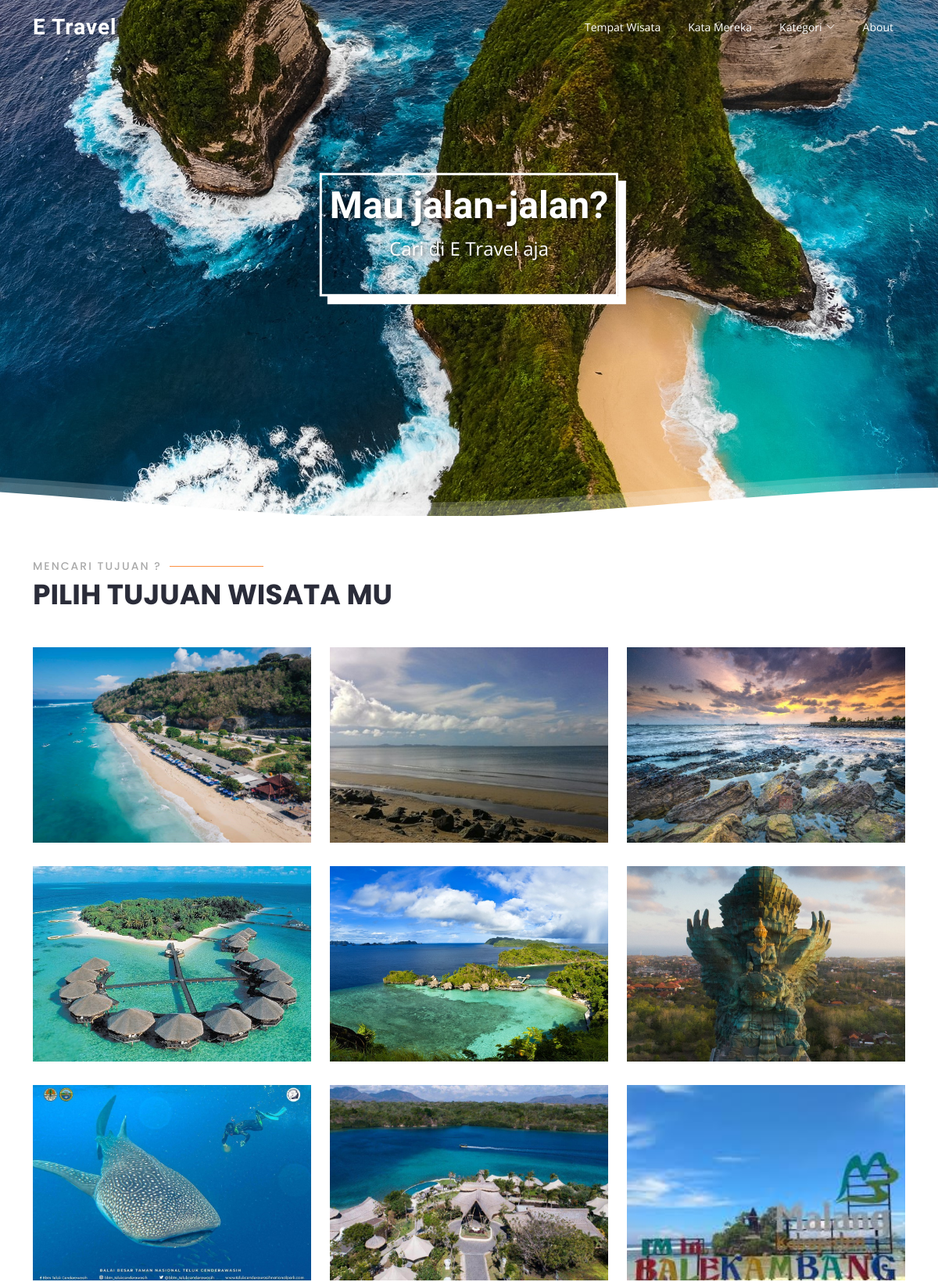
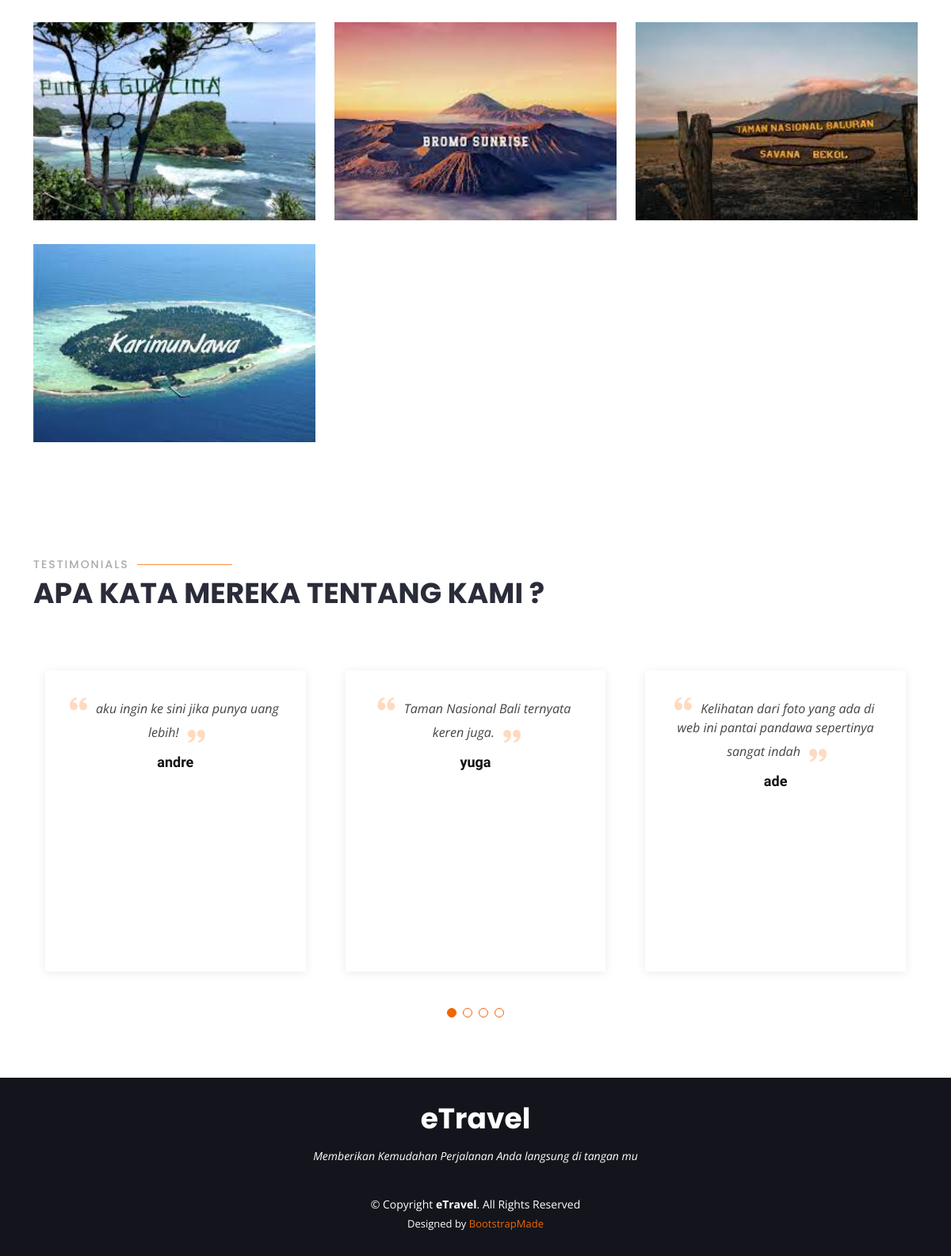
The page / on the database its author committed (2 pictures, top to bottom).
### tables this page shows
CREATE TABLE `tempat_wisata` (
  `id_tempat_wisata` int(11) NOT NULL,
  `name_tw` varchar(255) NOT NULL,
  `deskripsi` text NOT NULL,
  `image_tw` varchar(255) NOT NULL,
  `id_daerah_wisata` int(11) NOT NULL,
  `id_kategori` int(11) NOT NULL
);

CREATE TABLE `komentar` (
  `id_komentar` int(11) NOT NULL,
  `komentar` text NOT NULL,
  `name_user` varchar(100) NOT NULL,
  `id_tempat_wisata` int(11) NOT NULL
);

### public/index.php (the view, shortened to what this page needs)
<!DOCTYPE html>
<html lang="en">
<head>
  <link href="assets/vendor/animate.css/animate.min.css" rel="stylesheet">
  <link href="assets/vendor/aos/aos.css" rel="stylesheet">
  <link href="assets/vendor/bootstrap/css/bootstrap.min.css" rel="stylesheet">
  <link href="assets/vendor/bootstrap-icons/bootstrap-icons.css" rel="stylesheet">
  <link href="assets/vendor/boxicons/css/boxicons.min.css" rel="stylesheet">
  <link href="assets/vendor/glightbox/css/glightbox.min.css" rel="stylesheet">
  <link href="assets/vendor/remixicon/remixicon.css" rel="stylesheet">
  <link href="assets/vendor/swiper/swiper-bundle.min.css" rel="stylesheet">
  <link href="assets/css/style.css" rel="stylesheet">
</head>
<body>
  <header id="header" class="fixed-top d-flex align-items-center  header-transparent ">
    <div class="container d-flex align-items-center justify-content-between">
      <div class="logo">
        <h1><a href="index.php">E Travel</a></h1>
      </div>
      <nav id="navbar" class="navbar">
        <ul>
          <li><a class="nav-link scrollto active" href="#portfolio">Tempat Wisata</a></li>
          <li><a class="nav-link scrollto" href="#testimonials">Kata Mereka</a></li>
          <li class="dropdown"><a href="#"><span>Kategori</span> <i class="bi bi-chevron-down"></i></a>
          </li>
          <li><a class="nav-link scrollto" href="about.php">About</a></li>
        </ul>
      </nav>
    </div>
  </header>
  <section id="hero" class="d-flex flex-column justify-content-end align-items-center">
    <div id="heroCarousel" data-bs-interval="5000" class="container carousel carousel-fade" data-bs-ride="carousel">
      <div id="carouselExampleAutoplaying" class="carousel slide" data-bs-ride="carousel">
        <div class="carousel-inner">
          <div class="carousel-item active" style="margin-top: 100px; height: 500px;"></div>
        </div>
        <div class="text-center" style="position: absolute; top: 50%; left: 50%; transform: translate(-50%, -50%); box-shadow: 10px 10px white; border:3px solid white; padding:10px;">
          <h1 style="font-size: 48px; text-shadow: 2px 2px 4px rgba(0, 0, 0, 0.5); color: #fff; font-weight: bold; line-height: 1.2;">Mau jalan-jalan?</h1>
          <p style="font-size: 24px; text-shadow: 2px 2px 4px rgba(0, 0, 0, 0.5); color: #fff;">Cari di E Travel aja</p>
        </div>
      </div>
    </div>
  </section>
  <main id="main">
    <section id="portfolio" class="portfolio">
      <div class="container">
        <div class="section-title" data-aos="zoom-out">
          <h2>Mencari Tujuan ?</h2>
          <p>Pilih Tujuan Wisata Mu </p>
        </div>
        <div class="row portfolio-container" data-aos="fade-up">
          <?php
          include "../config/config.php";
          $data = mysqli_query($host, "SELECT `tw`.`id_tempat_wisata`, `tw`.`name_tw`, `tw`.`deskripsi`, `tw`.`image_tw`, `dw`.`name_dw`, `ka`.`name_kategori` FROM ( (`tempat_wisata` AS `tw`
            JOIN `daerah_wisata` AS `dw` ON `tw`.`id_daerah_wisata` = `dw`.`id_daerah_wisata`)
            JOIN `kategori` AS `ka` ON `tw`.`id_kategori` = `ka`.`id_kategori`)");
          while ($d = mysqli_fetch_array($data)) {
          ?>
            <div class="col-lg-4 col-md-6 portfolio-item filter-card">
              <div class="portfolio-img"><img src="../admin/assets/img/<?php echo $d["image_tw"]; ?>" class="img-fluid" alt="image"></div>
            </div>
          <?php
          }
          ?>
        </div>
      </div>
    </section>
    <section id="testimonials" class="testimonials">
      <div class="container">
        <div class="section-title" data-aos="zoom-out">
          <h2>Testimonials</h2>
          <p>Apa Kata Mereka Tentang Kami ?</p>
        </div>
        <div class="testimonials-slider swiper" data-aos="fade-up" data-aos-delay="100">
          <div class="swiper-wrapper">
            <?php
                  include "../config/config.php";
                  $data = mysqli_query($host, "SELECT * FROM `komentar` ORDER BY  `id_komentar` DESC ");
                  while ($d = mysqli_fetch_array($data)) {
                  ?>
            <div class="swiper-slide">
              <div class="testimonial-item">
                <p>
                  <i class="bx bxs-quote-alt-left quote-icon-left"></i>
                  <?php echo $d['komentar']; ?>
                  <i class="bx bxs-quote-alt-right quote-icon-right"></i>
                </p>
                <h3><?php echo $d["name_user"];?></h3>
              </div>
            </div>
            <?php }?>
          </div>
          <div class="swiper-pagination"></div>
        </div>
      </div>
    </section>
    <footer id="footer">
      <div class="container">
        <h3>eTravel</h3>
        <p>Memberikan Kemudahan Perjalanan Anda langsung di tangan mu</p>
        <div class="copyright">
          &copy; Copyright <strong><span>eTravel</span></strong>. All Rights Reserved
        </div>
        <div class="credits">
          Designed by <a href="https://bootstrapmade.com/">BootstrapMade</a>
        </div>
      </div>
    </footer>
</body>
</html>

### public/assets/css/style.css (style rules this page uses)
body { font-family: "Open Sans", sans-serif; color: #444444; }
a { color: #ef6603; text-decoration: none; }
h1, h2, h3, h4, h5, h6 { font-family: "Raleway", sans-serif; }
#header { height: 70px; transition: all 0.5s; z-index: 997; transition: all 0.5s; background: rgba(42, 44, 57, 0.9); }
#header.header-transparent { background: transparent; }
#header .logo h1 { font-size: 28px; margin: 0; padding: 0; line-height: 1; font-weight: 700; letter-spacing: 1px; }
#header .logo h1 a, #header .logo h1 a:hover { color: #fff; text-decoration: none; }
.navbar { padding: 0; }
.navbar ul { margin: 0; padding: 0; display: flex; list-style: none; align-items: center; }
.navbar li { position: relative; }
.navbar a, .navbar a:focus { display: flex; align-items: center; justify-content: space-between; padding: 5px 15px 7px 15px; margin-left: 5px; font-size: 14px; color: #fff; white-space: nowrap; transition: 0.3s; border-radius: 50px; }
.navbar a i, .navbar a:focus i { font-size: 12px; line-height: 0; margin-left: 5px; }
#hero { width: 100%; overflow: hidden; position: relative; background: linear-gradient(0deg, rgb(42, 44, 57) 0%, rgb(51, 54, 74) 100%); padding: 0; }
#hero p { width: 80%; animation-delay: 0.4s; margin: 0 auto 30px auto; color: #fff; }
@media (min-width: 1024px) { #hero p { width: 60%; } }
.hero-waves { display: block; width: 100%; height: 60px; position: relative; }
section { padding: 60px 0; overflow: hidden; }
.section-title { padding-bottom: 40px; }
.section-title h2 { font-size: 14px; font-weight: 500; padding: 0; line-height: 1px; margin: 0 0 5px 0; letter-spacing: 2px; text-transform: uppercase; color: #aaaaaa; font-family: "Poppins", sans-serif; }
.section-title h2::after { content: ""; width: 120px; height: 1px; display: inline-block; background: #fd9042; margin: 4px 10px; }
.section-title p { margin: 0; margin: 0; font-size: 36px; font-weight: 700; text-transform: uppercase; font-family: "Poppins", sans-serif; color: #2a2c39; }
.portfolio .portfolio-item { margin-bottom: 30px; }
.portfolio-img { height: 250px; }
.portfolio-img img { width: 100%; height: 100%; object-fit: cover; }
.portfolio .portfolio-item .portfolio-img { overflow: hidden; }
.portfolio .portfolio-item .portfolio-img img { transition: all 0.8s ease-in-out; }
.testimonials .testimonials-carousel, .testimonials .testimonials-slider { overflow: hidden; }
.testimonials .testimonial-item { box-sizing: content-box; padding: 30px 30px 0 30px; margin: 30px 15px; text-align: center; min-height: 350px; box-shadow: 0px 2px 12px rgba(0, 0, 0, 0.08); }
.testimonials .testimonial-item h3 { font-size: 18px; font-weight: bold; margin: 10px 0 5px 0; color: #111; }
.testimonials .testimonial-item .quote-icon-left, .testimonials .testimonial-item .quote-icon-right { color: #fedac0; font-size: 26px; }
.testimonials .testimonial-item .quote-icon-left { display: inline-block; left: -5px; position: relative; }
.testimonials .testimonial-item .quote-icon-right { display: inline-block; right: -5px; position: relative; top: 10px; }
.testimonials .testimonial-item p { font-style: italic; margin: 0 auto 15px auto; }
.testimonials .swiper-pagination { margin-top: 20px; position: relative; }
#footer { background: #14151c; color: #fff; font-size: 14px; text-align: center; padding: 30px 0; }
#footer h3 { font-size: 36px; font-weight: 700; color: #fff; position: relative; font-family: "Poppins", sans-serif; padding: 0; margin: 0 0 15px 0; }
#footer p { font-size: 15; font-style: italic; padding: 0; margin: 0 0 40px 0; }
#footer .copyright { margin: 0 0 5px 0; }
#footer .credits { font-size: 13px; }

### public/index.php (style rules this page uses)
#hero { background-image: url('assets/img/portfolio/Bali-Bukit1.jpg'); background-size: cover; background-position: center; transition: background-image 0.3s ease-in-out; }
.portfolio-img { height: 250px; }
.portfolio-img img { width: 100%; height: 100%; object-fit: cover; }

### rows shown on the page
tempat_wisata: image_tw (picture)
tempat_wisata: image_tw (picture)
tempat_wisata: image_tw (picture)
tempat_wisata: image_tw (picture)
tempat_wisata: image_tw (picture)
tempat_wisata: image_tw (picture)
tempat_wisata: image_tw (picture)
tempat_wisata: image_tw (picture)
tempat_wisata: image_tw (picture)
tempat_wisata: image_tw (picture)
tempat_wisata: image_tw (picture)
tempat_wisata: image_tw (picture)
tempat_wisata: image_tw (picture)
komentar: komentar "aku ingin ke sini jika punya uang lebih!", name_user "andre"
komentar: komentar "Taman Nasional Bali ternyata keren juga.", name_user "yuga"
komentar: komentar "Kelihatan dari foto yang ada di web ini pantai pandawa sepertinya sangat indah", name_user "ade"
